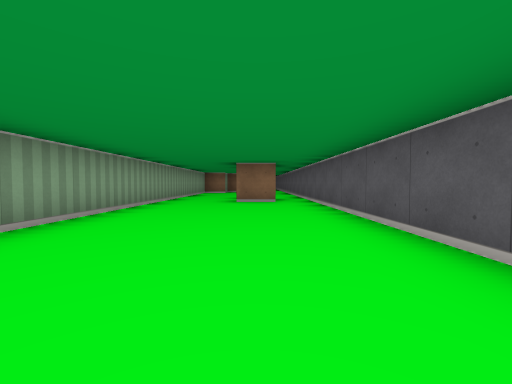
[1] (above)

13 first-person views from a walk through a cub3D ray-caster map. The camera is about half as high as the walls, tilts 2° down and sees 90° across. The floor is counted in squares. Each view is taken from the middle of a square. On the plan, view 1 faces up. The plan holds only what a view shows up to about 9 squares ahead; the rest is blank.

[2]
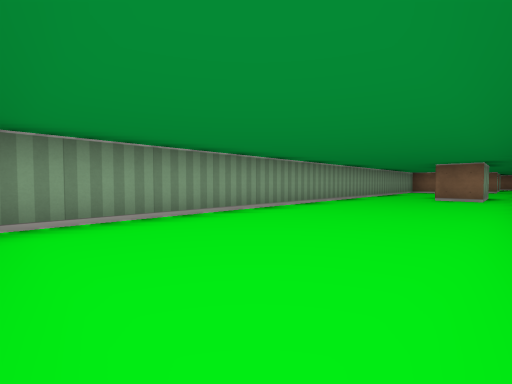

[3]
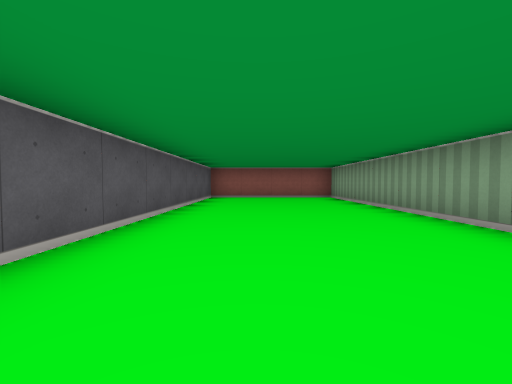

[4]
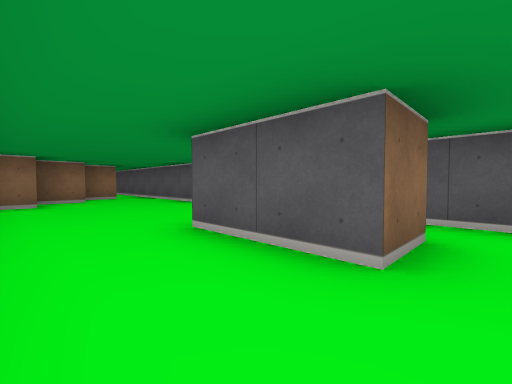

[5]
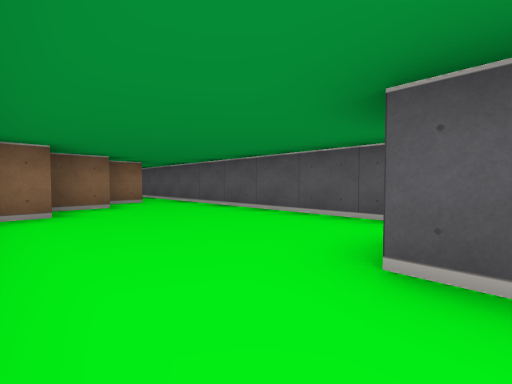

[6]
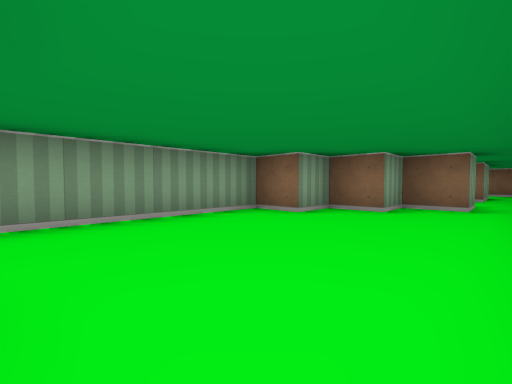

[7]
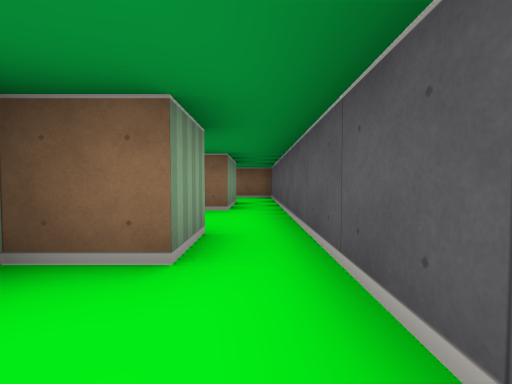

[8]
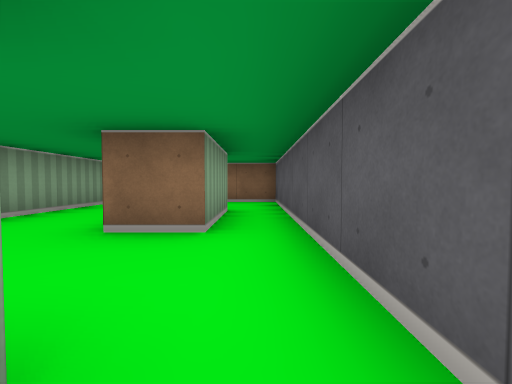

[9]
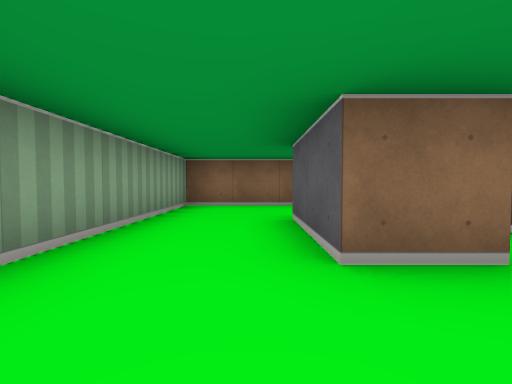

[10]
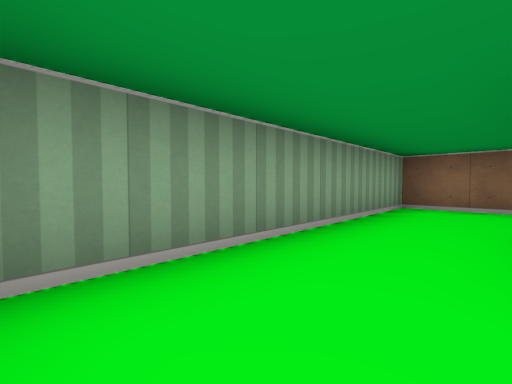

[11]
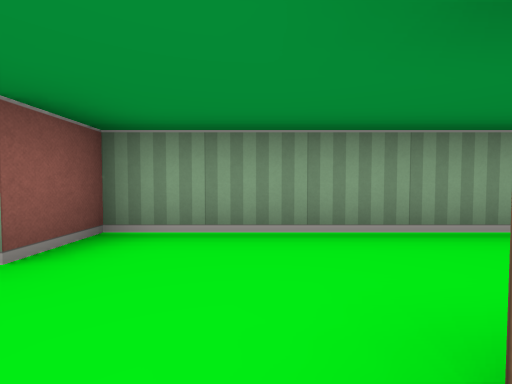

[12]
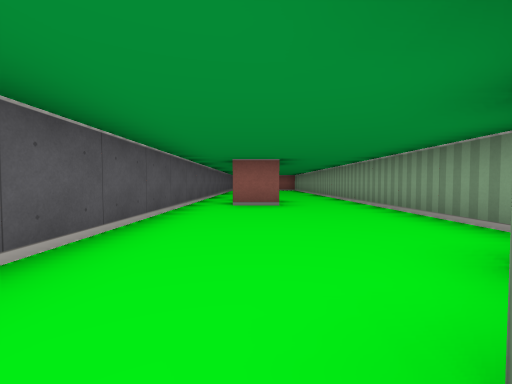

[13]
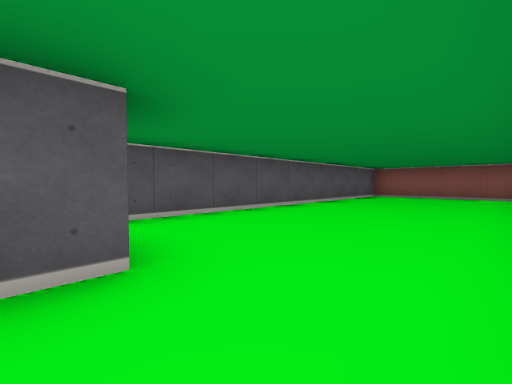

### Floor plan
Ten units are one square. View 1 is at (0, 0); x grows to the right and y downward. Boxes are objects, and circles mark ways between rooms. Rooms are numbered by the first view taken in them; rooms with no view inside come last. Other rooms are left out.
<svg viewBox="-30 -220 50 250">
<path fill="none" stroke="#000" d="M-25 -65 -25 25 15 25 15 -65M5 -65 -5 -65M-5 -65 -5 -85 5 -85 5 -65M5 -155 5 -145 -5 -145 -5 -135 -15 -135 -15 -125 -25 -125 -25 -65M15 -65 15 -175M5 -175 -5 -175M-25 -175 -25 -155 -15 -155M-5 -215 -25 -215 -25 -175M-5 -175 -5 -195M5 -195 5 -175M15 -175 15 -215 -5 -215"/>
<circle cx="-15" cy="-75" r="3" fill="#2a7"/>
<circle cx="10" cy="-75" r="3" fill="#2a7"/>
<circle cx="0" cy="-165" r="3" fill="#2a7"/>
<circle cx="10" cy="-185" r="3" fill="#2a7"/>
<circle cx="-15" cy="-185" r="3" fill="#2a7"/>
<circle cx="0" cy="-205" r="3" fill="#2a7"/>
<text x="-10" y="-20">1</text>
<text x="0" y="-110">2</text>
<text x="-20" y="-170">3</text>
<text x="-20" y="-200">4</text>
<text x="10" y="-200">5</text>
</svg>
Room 1 opens to room 2. Room 2 opens to room 3. Room 2 opens to room 5. Room 3 opens to room 4. Room 4 opens to room 5.

Where each view was taken, in squares from view 1:
view 1: 0 up, 0 right, facing up
view 2: 2 down, 1 right, facing up-left
view 3: 6 up, 0 right, facing down
view 4: 6 up, 2 left, facing up-right
view 5: 8 up, 2 left, facing up-right
view 6: 9 up, 1 right, facing up-left
view 7: 13 up, 1 right, facing up
view 8: 15 up, 1 right, facing up
view 9: 16 up, 1 left, facing up
view 10: 16 up, 1 left, facing up-left
view 11: 17 up, 0 right, facing left
view 12: 14 up, 0 right, facing down
view 13: 7 up, 2 left, facing down-right
